Frame 1 (no input): blank canvas, image omitted
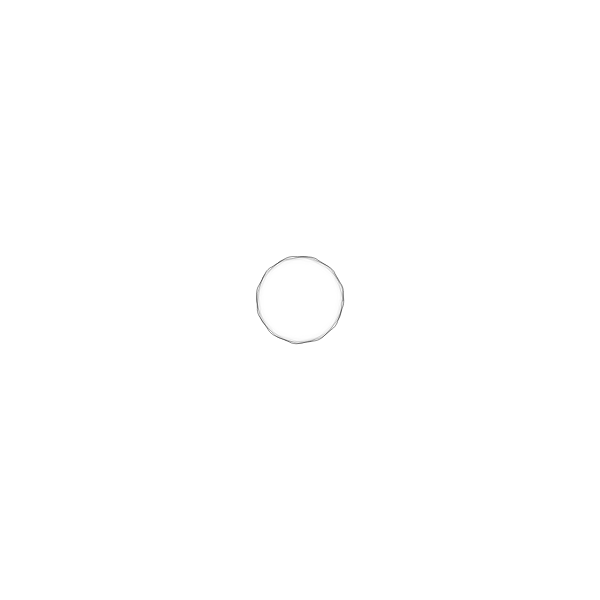
Frame 60 (no input)
Frame 120 (the mouse pressed at the canvas centre since frame 60): blank canvas, image omitted

The p5.js sketch that drew this single still picture (run headless with seeded random() and noise() and a simulated clock; from frame 60 on, the mouse is pressed at the canvas centre):

// p5.js sketch
// ── sketch.js
// expanding noisy curve from center — radius grows slowly each frame

let r = 0;

function setup() {
  createCanvas(600, 600);
  background(255);
}

function draw() {
  const cx = width / 2;
  const cy = height / 2;

  let noiseval = random(10);

  beginShape();
  for (let ang = 0; ang <= 360; ang += random(1)) {
    const a = map(r, 0, 100, 0, 300);
    fill(255, a);
    stroke(0, 255 - a);
    strokeWeight(1);
    noiseval += 0.1;
    const radVar = customNoise(noiseval);
    const thisR = r + radVar;
    const rad = radians(ang);
    const x = cx + thisR * cos(rad);
    const y = cy + thisR * sin(rad);
    curveVertex(x, y);
    if (r < 100) r += 0.001;
  }
  endShape(CLOSE);
}

function customNoise(value) {
  return Math.pow(sin(value), 0.5);
}
